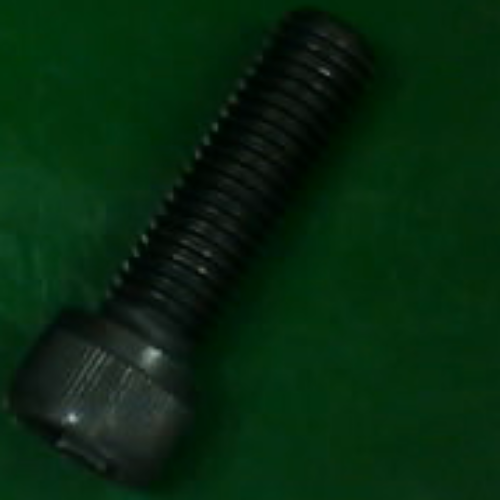
#> input picture Data_Preprocessing/feature_out/clean_imageData/black/frame (14).png, 500 x 500 px, found by its file name; its folder holds 4 pictures in this run
$ python find.py
#> lines starting #> are read from the running program, lines starting #| are printed output that depends on the picture; after the words box and inside, x2 and y2 are one past the last pixel; in counts of white or black regions, pixels touching at a corner belong together
import cv2
import os
import numpy as np
def nothing(x):
    pass
cv2.namedWindow("Trackbar")
cv2.createTrackbar("lh","Trackbar",0,255,nothing)
#> slider 'lh' is set to 51
cv2.createTrackbar("lv","Trackbar",0,255,nothing)
#> slider 'lv' is set to 51
cv2.createTrackbar("ls","Trackbar",0,255,nothing)
#> slider 'ls' is set to 51
cv2.createTrackbar("uh","Trackbar",0,255,nothing)
#> slider 'uh' is set to 255
cv2.createTrackbar("us","Trackbar",0,255,nothing)
#> slider 'us' is set to 255
cv2.createTrackbar("uv","Trackbar",0,255,nothing)
#> slider 'uv' is set to 255

#Trackbar HSV COlOR
while True:
    path_screw_black = r"D:\1_document\internship\dataset"
    path_screw_white = r"D:\1_document\work\softdev_premiumtraning\softdev_premiumtraning\Data_Preprocessing\feature_out\clean_imageData\black"
    name = os.listdir(path_screw_white)
    img = cv2.imread(os.path.join(path_screw_white,name[0]),0)
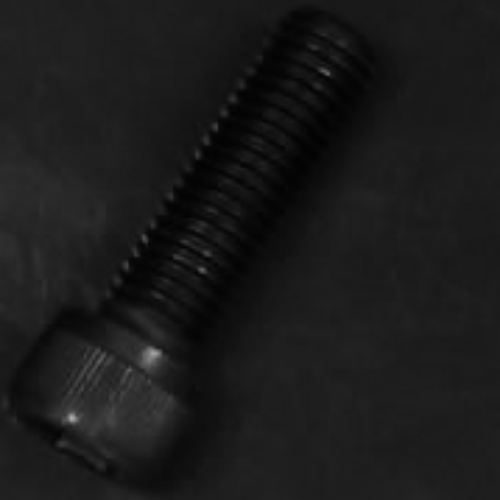
#> img: shape (500, 500); min 2, max 179, mean 26.5
    # HSV = cv2.cvtColor(img,cv2.COLOR_BGR2HSV)
    #GET value frome trackbar
    lh = cv2.getTrackbarPos("lh","Trackbar")
    print(lh)
    ls = cv2.getTrackbarPos("ls","Trackbar")
    lv = cv2.getTrackbarPos("lv","Trackbar")
    uh = cv2.getTrackbarPos("uh","Trackbar")
    us = cv2.getTrackbarPos("us","Trackbar")
    uv = cv2.getTrackbarPos("uv","Trackbar")
    # HSV_value = np.array([[ls,lh,lv],[uh,us,uv]])
    #forst mask

    # lower = np.array([lh,ls,lv])
    # upper = np.array([uh,us,uv])
    tresh = np.array([lh,ls])
    ret,thresh_binary = cv2.threshold(img,lh,ls,cv2.THRESH_BINARY)
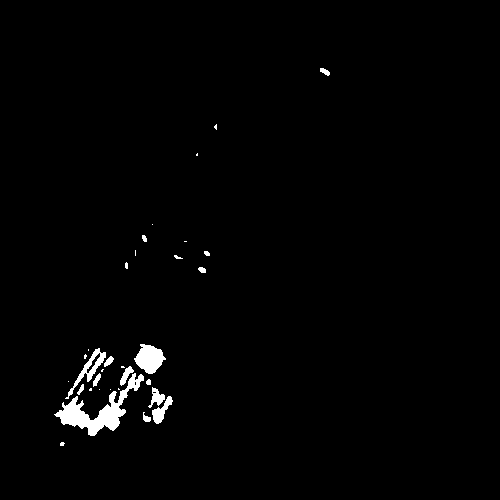
#> thresh_binary: shape (500, 500); values 0 (black) and 51 (white), 1.5% white; 32 white regions (16 under 20 px), largest, box (x1, y1, x2, y2) and area: (54, 373, 144, 436) 1621, (134, 344, 166, 374) 607, (65, 348, 106, 399) 408
#> ret = 51
    # [7 lines of commented-out code are left out]
    cv2.imshow("",thresh_binary)
    if cv2.waitKey(1) & 0xFF == ord('q'):
#> (key q is pressed here)
        np.savetxt('tresh_value_black.txt',tresh,delimiter=',')
        break

$ run again, on Data_Preprocessing/feature_out/clean_imageData/black/frame (37).png
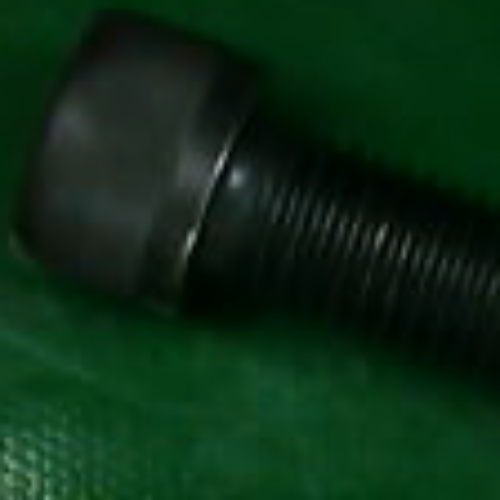
#> input picture Data_Preprocessing/feature_out/clean_imageData/black/frame (37).png, 500 x 500 px, found by its file name
#> `img = cv2.imread(os.path.join(path_screw_white,name[0]),0)`:
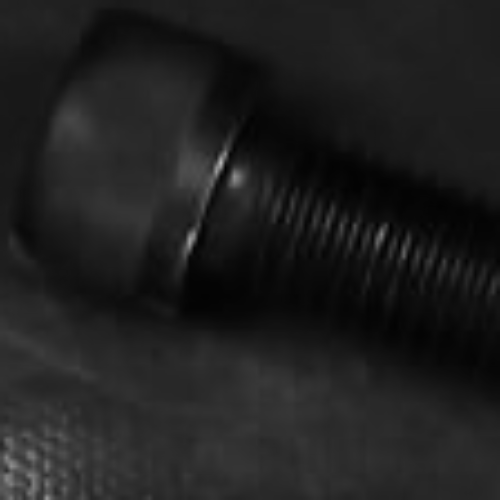
#> img: shape (500, 500); min 1, max 179, mean 31.5
#> `ret,thresh_binary = cv2.threshold(img,lh,ls,cv2.THRESH_BINARY)`:
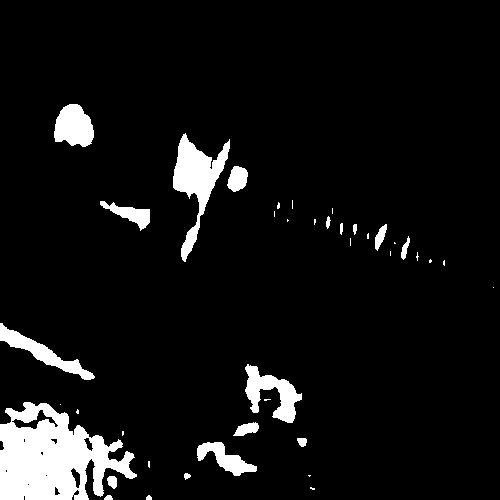
#> thresh_binary: shape (500, 500); values 0 (black) and 51 (white), 7.2% white; 40 white regions (21 under 20 px), largest, box (x1, y1, x2, y2) and area: (0, 402, 137, 500) 8338, (173, 133, 230, 262) 2622, (245, 364, 302, 423) 1502
#> ret = 51

$ run again, on Data_Preprocessing/feature_out/clean_imageData/black/frame (41).png
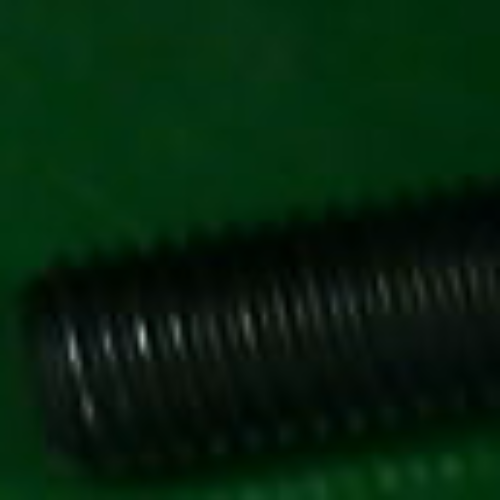
#> input picture Data_Preprocessing/feature_out/clean_imageData/black/frame (41).png, 500 x 500 px, found by its file name
#> `img = cv2.imread(os.path.join(path_screw_white,name[0]),0)`:
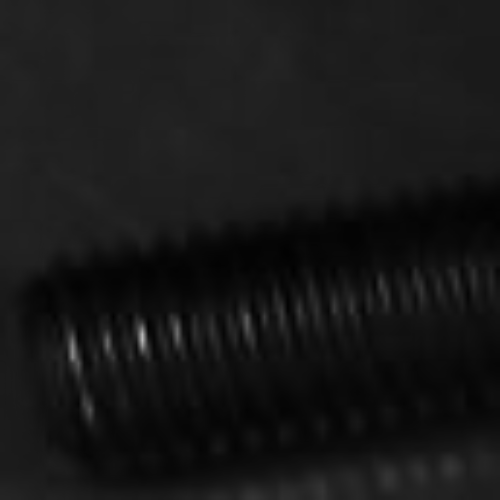
#> img: shape (500, 500); min 1, max 185, mean 23.2
#> `ret,thresh_binary = cv2.threshold(img,lh,ls,cv2.THRESH_BINARY)`:
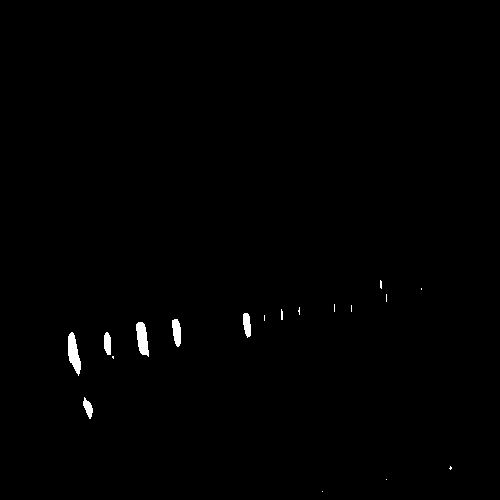
#> thresh_binary: shape (500, 500); values 0 (black) and 51 (white), 0.54% white; 18 white regions (11 under 20 px), largest, box (x1, y1, x2, y2) and area: (68, 332, 81, 376) 341, (136, 322, 149, 357) 310, (172, 319, 181, 347) 192
#> ret = 51

$ run again, on Data_Preprocessing/feature_out/clean_imageData/black/frame (42).png
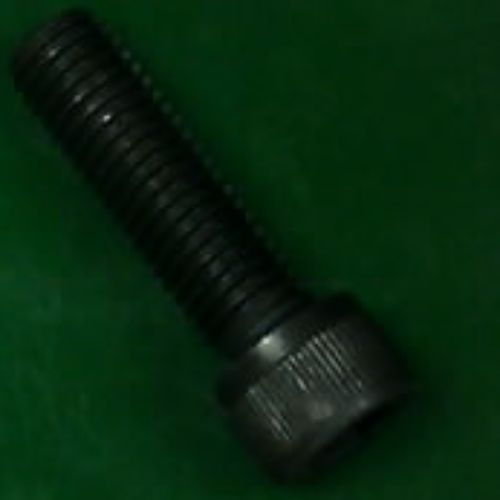
#> input picture Data_Preprocessing/feature_out/clean_imageData/black/frame (42).png, 500 x 500 px, found by its file name
#> `img = cv2.imread(os.path.join(path_screw_white,name[0]),0)`:
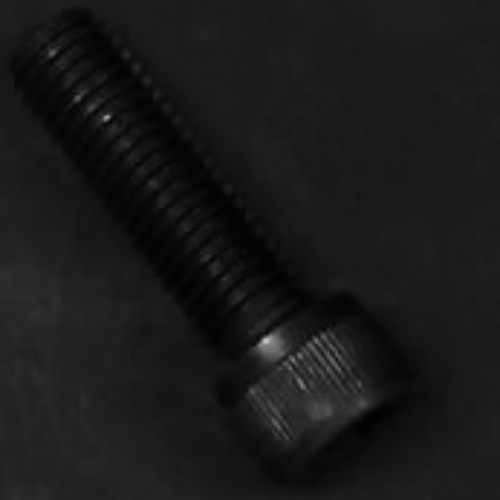
#> img: shape (500, 500); min 0, max 197, mean 25.9
#> `ret,thresh_binary = cv2.threshold(img,lh,ls,cv2.THRESH_BINARY)`:
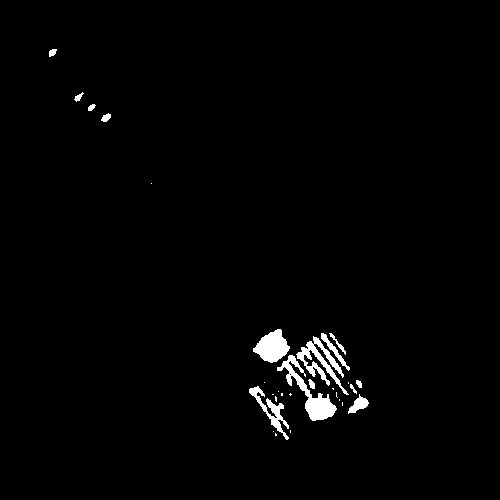
#> thresh_binary: shape (500, 500); values 0 (black) and 51 (white), 1.6% white; 29 white regions (15 under 20 px), largest, box (x1, y1, x2, y2) and area: (277, 355, 337, 421) 1026, (296, 336, 349, 395) 852, (253, 329, 290, 363) 768
#> ret = 51

$ run again, on Data_Preprocessing/feature_out/clean_imageData/black/frame (29).png
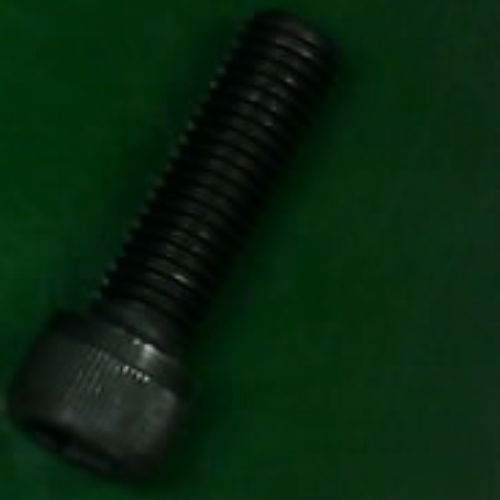
#> input picture Data_Preprocessing/feature_out/clean_imageData/black/frame (29).png, 500 x 500 px, found by its file name
#> `img = cv2.imread(os.path.join(path_screw_white,name[0]),0)`:
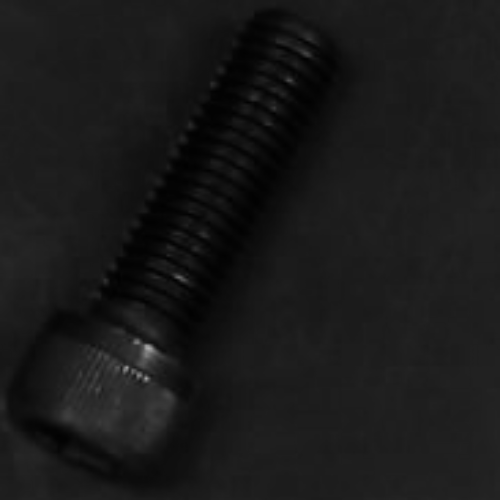
#> img: shape (500, 500); min 1, max 175, mean 25.2
#> `ret,thresh_binary = cv2.threshold(img,lh,ls,cv2.THRESH_BINARY)`:
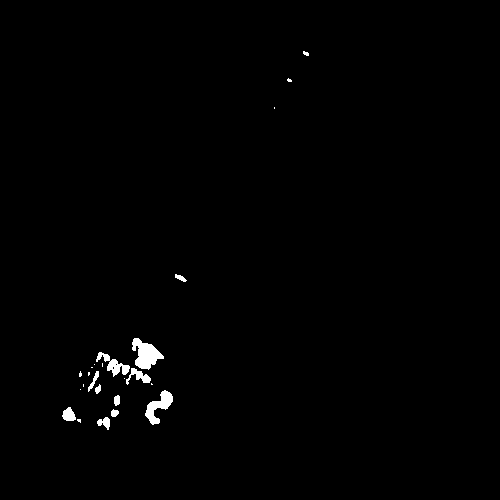
#> thresh_binary: shape (500, 500); values 0 (black) and 51 (white), 0.82% white; 24 white regions (12 under 20 px), largest, box (x1, y1, x2, y2) and area: (132, 338, 164, 370) 570, (145, 390, 173, 425) 424, (96, 352, 130, 377) 303
#> ret = 51
